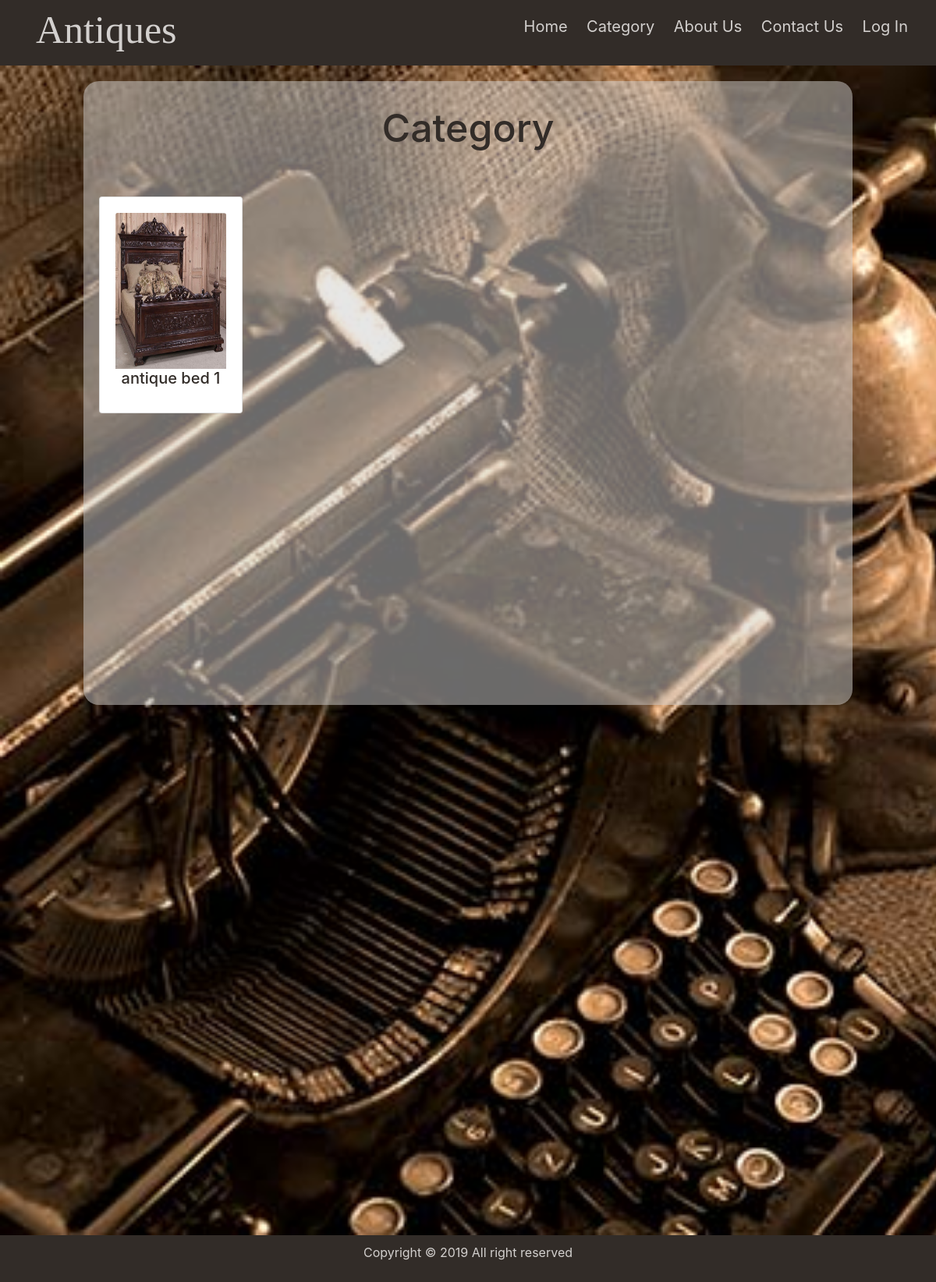
Page /catdetail/1 on the earlier database version.
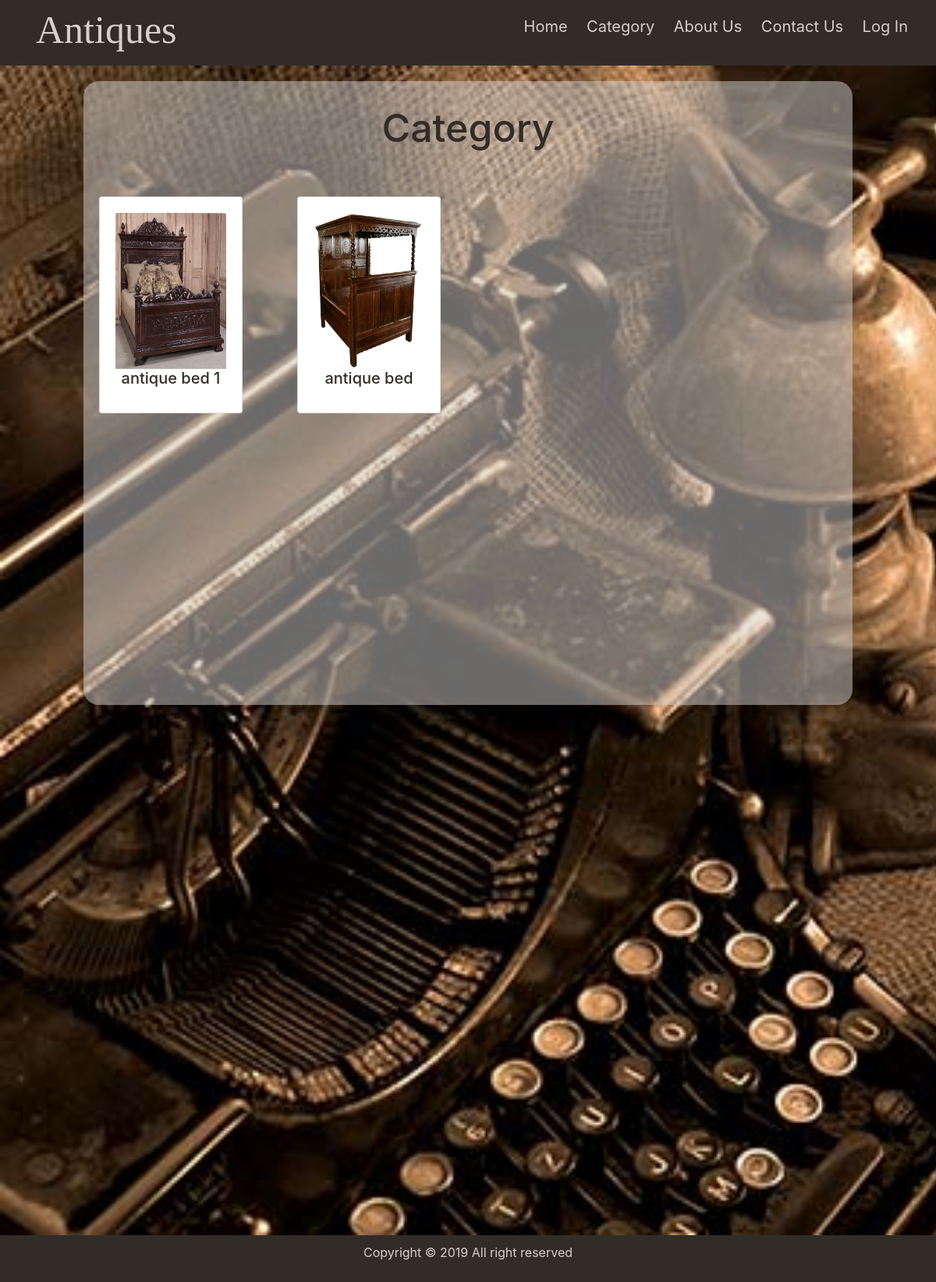
Same page on the later database version.
### antique_app/models.py (models this page shows, shortened)
class Items(models.Model):
    user = models.ForeignKey(User, on_delete=models.SET_NULL, null=True)
    name=models.CharField(max_length=300)
    category= models.ForeignKey(Category, on_delete=models.SET_NULL, null=True)
    image = models.ImageField(upload_to='images')
    details=models.TextField()
    email=models.CharField(max_length=100)
    phone = models.CharField(max_length=100)

### antique_app/views.py (the view)
# urls.py: path('catdetail/<int:pk>', views.catdetail , name='catdetail'),
def catdetail(request, pk):
    bb = Category.objects.get(pk=pk)
    items = Items.objects.filter(category=bb)
    data = {
        'items':items,
    }
    return render(request, 'catdetail.html', data)

### templates/catdetail.html (shortened to what this page needs)
{% extends 'base.html' %}
{%block body%}
        <div class="cont" id="cat">
        <h1>Category</h1>
                <div class="row">
                {% for i in items %}
                        <div class="col-sm-3">
                          <div class="card">
                            <div class="card-body">
                                <img class="card-img-top" src="{{i.image.url}}" width="200px" height="200px">
                                <h5 class="card-title"><a href="{% url 'detail' i.id%}">{{i.name}}</a></h5>
                            </div>
                          </div>
                        </div>
                {% endfor%}
                    </div>
        </div>
{%endblock%}

### templates/base.html (shortened to what this page needs)
<!DOCTYPE html>
{% load static %}
<html lang="en">
<head>
    <link rel="stylesheet" href="{% static 'style.css'%}">
    <link rel="stylesheet" href="https://use.fontawesome.com/releases/v5.8.1/css/all.css">
    <link rel="stylesheet" href="https://stackpath.bootstrapcdn.com/bootstrap/4.3.1/css/bootstrap.min.css">
    <link href="https://stackpath.bootstrapcdn.com/font-awesome/4.7.0/css/font-awesome.min.css" rel="stylesheet">
</head>
<body>
    <div class="navbar">
        <h1 class="title"><a href="{% url 'home' %}">Antiques</a> </h1>
        <ul>
            <li><a href="{% url 'home' %}">Home</a></li>
            <li><a href="{% url 'category' %}">Category</a></li>
            <li><a href="{% url 'about' %}">About Us</a></li>
            <li><a href="{% url 'contact' %}">Contact Us</a></li>
            {% if user.is_authenticated %}
                <li><a href="{% url 'add' %}">Add</a></li>
                <li><a href="{% url 'logout' %}"> Log Out</a></li>
            {% else %}
                <li><a href="{% url 'login' %}"> Log In</a></li>
            {% endif%}
        </ul>
    </div>
<div class="cont1">
        {% block body %}
        {% endblock %}
</div>
    <div class="footer">
            <p>Copyright &copy; 2019 All right reserved <p>
    </div>
</body>
</html>

### static/style.css (style rules this page uses)
* { box-sizing: border-box; }
.navbar { background-color: #322c28; overflow: hidden; }
body { margin: 0; background-color: #544a44; }
.cont1 { background-image: url('images/how-to-store-antiques.jpg'); width: 100%; background-repeat: no-repeat; background-size: cover; height: 1500px; padding: 20px; }
.card-title { text-align: center; color: #544a44; }
.card-title a { color: #322c28; }
.navbar h1 a { margin-left: 30px; color: #d3d0ce; float: left; font-family: 'Shadows Into Light', cursive; font-size: 50px; text-decoration: none; }
ul { text-align: right; margin-top: 30px; float: right; margin-right: 10px; }
.cont { width: 85%; background-color: #d3d0ce82; margin: 0 auto; height: 600px; border-radius: 20px; }
li { list-style: none; display: inline; margin: 10px; font-size: 20px; padding-top:30px ; }
li a { text-decoration: none; color: #d3d0ce; }
.footer { background-color: #322c28; color: #d3d0ce; height: 60px; text-align: center; width: 100%; padding-top: 10px }
.card { margin: 20px; }
h1 { color: #322c28; }
#cat { text-align: center; height: 800px; }
#cat h1 { font-size: 50px; padding: 30px; }
#cat a { color: #322c28; }

Differences in the rows shown:
added Items: image (picture), name "antique bed"
